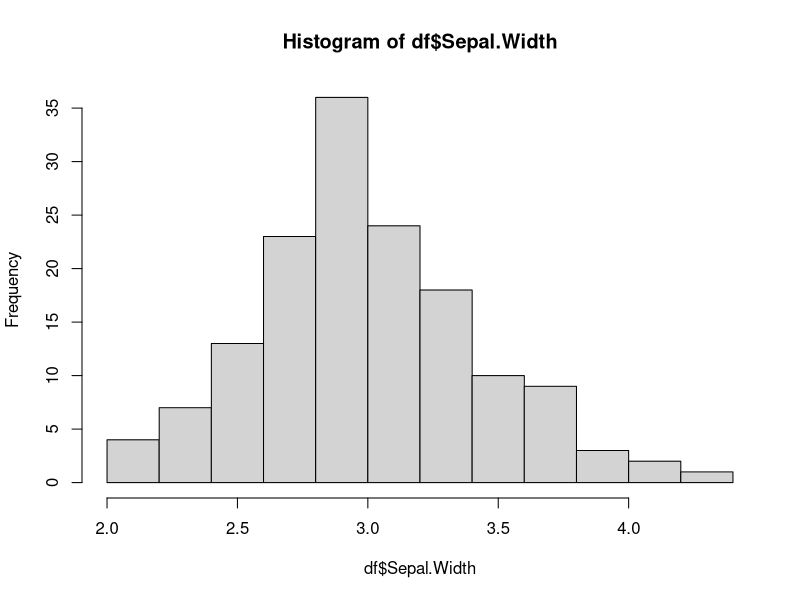
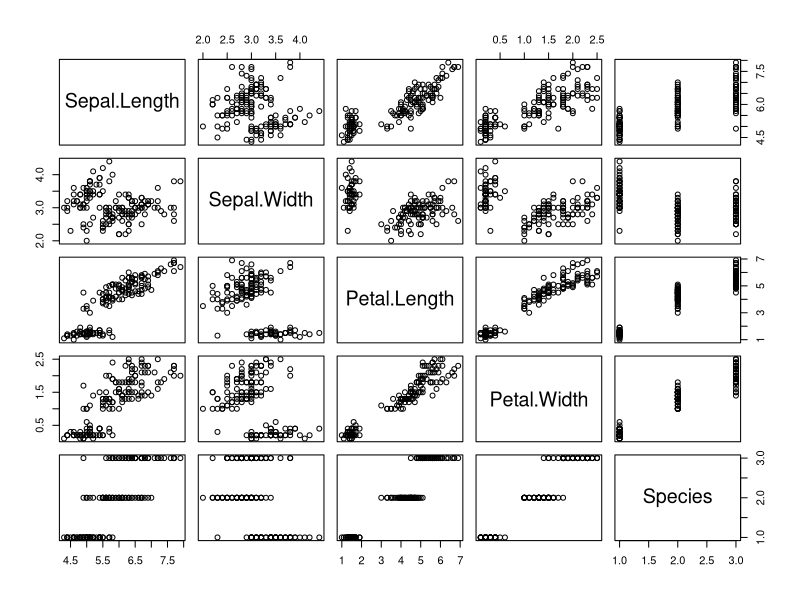

Generate these figures, in order, with R:
# R INTRODUCTION - DAY 1 ##########################################

# SIMPLE COMMAND ##########################
print("Hello")
print('Hello again')

# VARIABLES & SIMPLE CALCULATION #########
i <- 10
j <- 20
k = i + j
i
j
print(k)
print(i*j)
print(i/j)

first.name = "Johnny"
print(first.name)

# typeof() function ####################
typeof(i)
typeof(first.name)

# TEST DATASET ######################
library(datasets)
iris
typeof(iris)
?iris
df <- iris
head(df)
hist(df$Sepal.Width)
plot(df)


# R SCRIPT ##################################
# save your codes into script files to save typing again
# you can run again and again


# R NOTEBOOK / R MARKDOWN ############################
# R notebook tries to offer the experience of 
# using jupyter notebook



# COMMENTS ##################################
# add explanation to your codes
# temporarily disable certain codes
# short cut to comment/un-comment
# Windows: CTRL + SHIFT + C
# Mac: COMMAND + SHIFT + C

# HEADER ###################################
# you can use header to make your code more organized 
# and easier to navigate

# COMPLEX CODES ###########################
# put complex code in multiple lines
# use together with comment to enable/disable certain parameter


# PACKAGES #####################################################################
# R provides many free packages to add
# data processing power to your R
# visit: 
# https://cran.r-project.org/web/packages/index.html

# SAMPLE DATASET ##########################



# IMPORTING DATA ###########################


# DATA VISUALIZATION #######################

